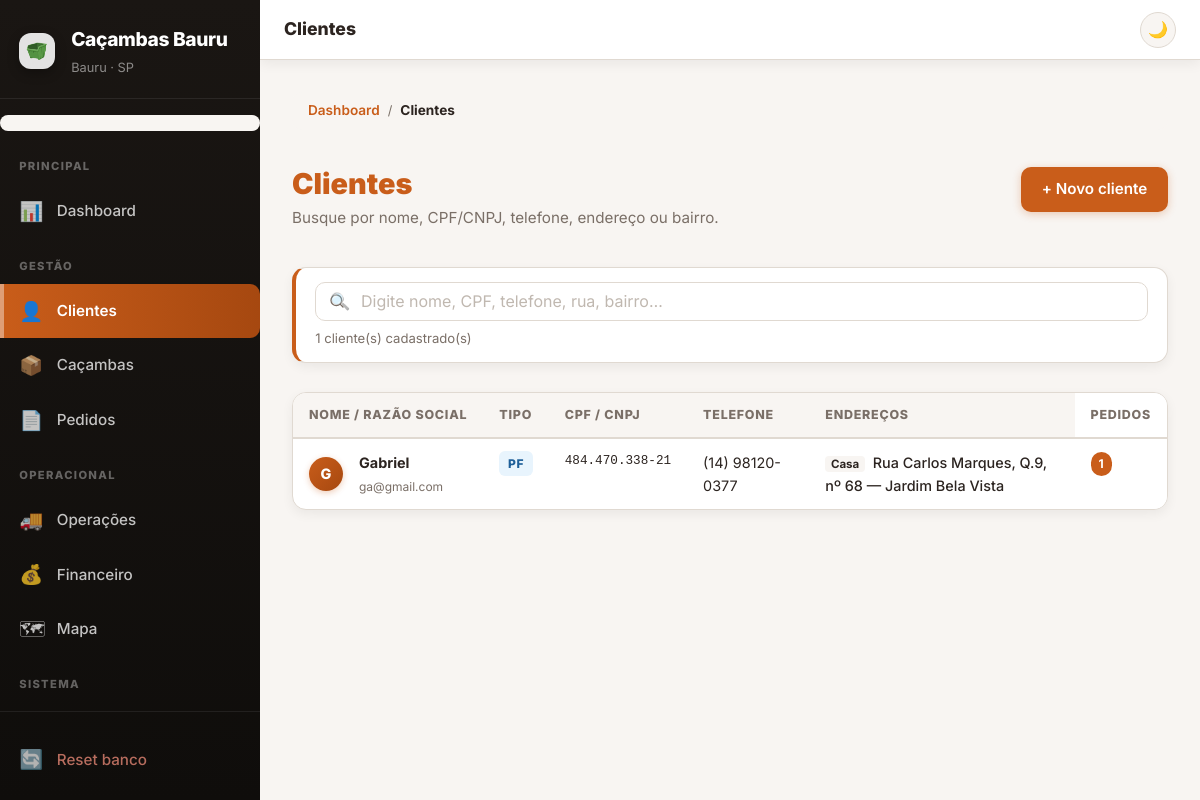
Before: /clientes with the older database file.
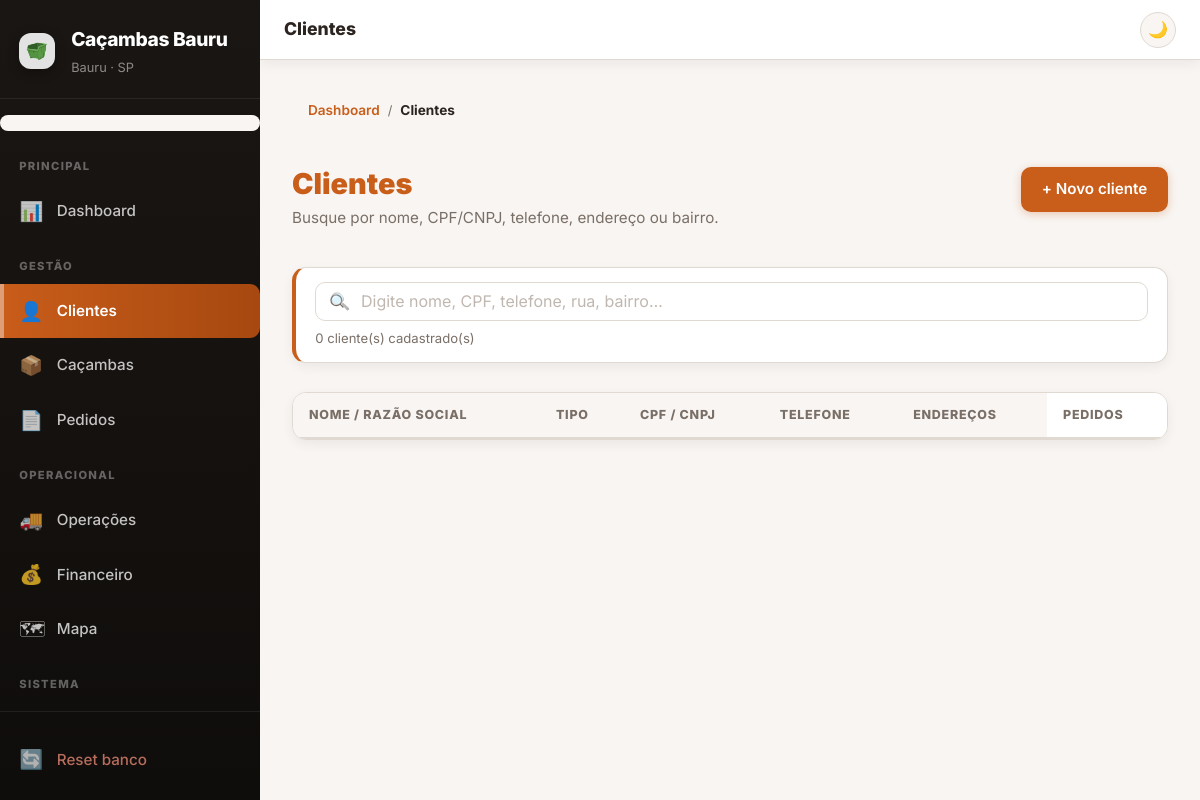
After: the same page with the newer database file.
### tables this page shows
CREATE TABLE clientes (
            id INTEGER PRIMARY KEY AUTOINCREMENT,
            tipo_pessoa TEXT NOT NULL DEFAULT 'pf',
            nome TEXT NOT NULL,
            cpf TEXT NOT NULL DEFAULT '',
            cnpj TEXT NOT NULL DEFAULT '',
            razao_social TEXT NOT NULL DEFAULT '',
            telefone TEXT NOT NULL,
            email TEXT DEFAULT '',
            endereco TEXT DEFAULT '',
            cep TEXT NOT NULL DEFAULT '',
            rua TEXT NOT NULL DEFAULT '',
            numero TEXT NOT NULL DEFAULT '',
            complemento TEXT NOT NULL DEFAULT ''
        );

CREATE TABLE enderecos_cliente (
            id INTEGER PRIMARY KEY AUTOINCREMENT,
            cliente_id INTEGER NOT NULL,
            cep TEXT NOT NULL DEFAULT '',
            rua TEXT NOT NULL DEFAULT '',
            quadra TEXT NOT NULL DEFAULT '',
            numero TEXT NOT NULL DEFAULT '',
            bairro TEXT NOT NULL DEFAULT '',
            complemento TEXT NOT NULL DEFAULT '',
            apelido TEXT NOT NULL DEFAULT '',
            FOREIGN KEY (cliente_id) REFERENCES clientes(id)
        );

### app.py (the view)
@app.route("/clientes")
def clientes():
    busca = request.args.get("busca", "").strip()
    conn = get_conn()
    like = f"%{busca}%"
    import re as _re, unicodedata as _ud
    def _norm(s): return _ud.normalize("NFD", str(s)).encode("ascii","ignore").decode("ascii").lower()
    busca_norm = _norm(busca)
    norm_like = f"%{busca_norm}%"
    busca_quadra = _re.sub(r"(?i)^(quadra\s+|q\.?\s*)", "", busca).strip()
    like_quadra = f"%{busca_quadra}%" if busca_quadra else like
    if busca:
        rows = conn.execute(
            """SELECT id,tipo_pessoa,nome,cpf,cnpj,razao_social,telefone,email,rua,numero
               FROM clientes
               WHERE NORM(nome) LIKE ? OR cpf LIKE ? OR cnpj LIKE ? OR NORM(razao_social) LIKE ?
                  OR NORM(rua) LIKE ? OR telefone LIKE ? OR NORM(email) LIKE ?
               ORDER BY nome""",
            (norm_like, like, like, norm_like, norm_like, like, norm_like),
        ).fetchall()
        ids_end = [r[0] for r in conn.execute(
            """SELECT DISTINCT cliente_id FROM enderecos_cliente
               WHERE NORM(rua) LIKE ? OR NORM(bairro) LIKE ? OR quadra LIKE ? OR NORM(apelido) LIKE ?""",
            (norm_like, norm_like, like_quadra, norm_like),
        ).fetchall()]
        existentes = {r["id"] for r in rows}
        if ids_end:
            placeholders = ','.join('?' for _ in ids_end)
            extras = conn.execute(
                f"SELECT id,tipo_pessoa,nome,cpf,cnpj,razao_social,telefone,email,rua,numero"
                f" FROM clientes WHERE id IN ({placeholders}) ORDER BY nome",
                ids_end,
            ).fetchall()
            rows = list(rows) + [r for r in extras if r["id"] not in existentes]
    else:
        rows = conn.execute(
            "SELECT id,tipo_pessoa,nome,cpf,cnpj,razao_social,telefone,email,rua,numero"
            " FROM clientes ORDER BY nome"
        ).fetchall()
    counts = {r[0]: r[1] for r in conn.execute(
        "SELECT cliente_id, COUNT(*) FROM pedidos GROUP BY cliente_id"
    ).fetchall()}
    all_ids = [r["id"] for r in rows]
    enderecos_map = {}
    if all_ids:
        ph = ','.join('?' for _ in all_ids)
        for e in conn.execute(
            f"SELECT cliente_id,apelido,rua,quadra,numero,bairro FROM enderecos_cliente"
            f" WHERE cliente_id IN ({ph}) ORDER BY id",
            all_ids,
        ).fetchall():
            enderecos_map.setdefault(e["cliente_id"], []).append(dict(e))
    conn.close()
    rows_final = []
    for r in rows:
        d = dict(r)
        ends = enderecos_map.get(r["id"], [])
        ends_txt = ' '.join(
            ' '.join(filter(None, [e.get('rua',''), e.get('quadra',''), e.get('bairro',''), e.get('apelido','')]))
            for e in ends
        )
        d['busca_txt'] = ' '.join(filter(None, [
            r['nome'], r['cpf'] or '', r['cnpj'] or '',
            r['razao_social'] or '', r['telefone'] or '',
            r['email'] or '', r['rua'] or '', r['numero'] or '',
            ends_txt
        ]))
        end_parts = []
        if ends:
            for e in ends:
                p = e.get('rua','')
                if e.get('quadra'): p += ', Q.' + e['quadra']
                if e.get('numero'): p += ', nº ' + e['numero']
                if e.get('bairro'): p += ' — ' + e['bairro']
                lbl = ('[' + e['apelido'] + '] ') if e.get('apelido') else ''
                if p.strip(): end_parts.append(lbl + p)
        elif r['rua']:
            p = r['rua']
            if r['numero']: p += ', nº ' + r['numero']
            end_parts.append(p)
        d['end_full'] = ' | '.join(end_parts)
        rows_final.append(d)
    return render_template("clientes.html", clientes=rows_final, busca=busca,
                           counts=counts, enderecos_map=enderecos_map)

### app.py (called while the page is built)
def _get_config():
    conn = get_conn()
    cfg = {r["chave"]: r["valor"] for r in conn.execute("SELECT chave,valor FROM config").fetchall()}
    conn.close()
    return cfg

def _dias_locacao(config=None):
    if config is None:
        config = _get_config()
    try:
        return max(1, min(int(config.get("dias_locacao","7")), 30))
    except ValueError:
        return 7

def _get_motoristas():
    conn = get_conn()
    rows = [r["nome"] for r in conn.execute("SELECT nome FROM motoristas ORDER BY nome").fetchall()]
    conn.close()
    return rows

### database.py (called while the page is built)
def get_conn():
    conn = sqlite3.connect(DB_PATH)
    conn.row_factory = sqlite3.Row
    conn.create_function("NORM", 1, _norm)
    return conn

### templates/clientes.html (shortened to what this page needs)
{% extends "base.html" %}
{% block topbar_title %}Clientes{% endblock %}
{% block breadcrumbs %}
  <a href="{{ url_for('index') }}">Dashboard</a>
  <span class="separator">/</span>
  <span class="current">Clientes</span>
{% endblock %}
{% block content %}
<section class="page-head">
  <div>
    <h2>Clientes</h2>
    <p>Busque por nome, CPF/CNPJ, telefone, endereço ou bairro.</p>
  </div>
  <div class="actions">
    <a class="btn" href="{{ url_for('cliente_novo') }}">+ Novo cliente</a>
  </div>
</section>
<div class="card busca-card" style="padding:.85rem 1.2rem">
  <div style="position:relative" id="busca-wrap">
    <span style="position:absolute;left:.9rem;top:50%;transform:translateY(-50%);font-size:1.05rem;pointer-events:none;opacity:.45;z-index:1">🔍</span>
    <input type="search" id="busca-live"
           value="{{ busca }}"
           placeholder="Digite nome, CPF, telefone, rua, bairro…"
           autocomplete="off"
           class="busca-input"
           style="width:100%;padding-left:2.8rem;font-size:1rem">
  </div>
  <div id="busca-status" style="font-size:.82rem;color:var(--muted);margin-top:.4rem;min-height:1.1em"></div>
</div>
<div class="card table-wrap">
  <table class="tabela-dados">
    <thead>
      <tr>
        <th>Nome / Razão Social</th>
        <th>Tipo</th>
        <th>CPF / CNPJ</th>
        <th>Telefone</th>
        <th>Endereços</th>
        <th>Pedidos</th>
      </tr>
    </thead>
    <tbody id="tbody">
      {% for c in clientes %}
      <tr class="linha-clicavel" id="row-{{ c.id }}"
          onclick="location.href='{{ url_for('cliente_detalhe', cid=c.id) }}'">
        <td>
          <div style="display:flex;align-items:center;gap:.5rem">
            <span class="cliente-avatar">{{ c.nome[0]|upper }}</span>
            <div>
              <strong class="campo-nome" id="nome-{{ c.id }}">{{ c.nome }}</strong>
              {% if c.email %}<br><small class="muted">{{ c.email }}</small>{% endif %}
            </div>
          </div>
        </td>
        <td><span class="badge-tipo {% if c.tipo_pessoa == 'pj' %}badge-pj{% else %}badge-pf{% endif %}">
          {{ 'PJ' if c.tipo_pessoa == 'pj' else 'PF' }}</span></td>
        <td class="mono">
          {% if c.tipo_pessoa == 'pj' and c.cnpj and c.cnpj|length == 14 %}
            {{ c.cnpj[0:2] }}.{{ c.cnpj[2:5] }}.{{ c.cnpj[5:8] }}/{{ c.cnpj[8:12] }}-{{ c.cnpj[12:14] }}
          {% elif c.cpf and c.cpf|length == 11 %}
            {{ c.cpf[0:3] }}.{{ c.cpf[3:6] }}.{{ c.cpf[6:9] }}-{{ c.cpf[9:11] }}
          {% else %}{{ c.cpf or c.cnpj or '—' }}{% endif %}
        </td>
        <td>{{ c.telefone or '—' }}</td>
        <td>
          {% set ends = enderecos_map.get(c.id, []) %}
          {% if ends %}
            {% set e0 = ends[0] %}
            <div style="font-weight:500">
              {% if e0.apelido %}<em style="font-style:normal;background:var(--surface-soft);border-radius:4px;padding:.05rem .35rem;font-size:.72rem;font-weight:700;margin-right:.25rem">{{ e0.apelido }}</em>{% endif %}
              {{ e0.rua }}{% if e0.quadra %}, Q.{{ e0.quadra }}{% endif %}{% if e0.numero %}, nº {{ e0.numero }}{% endif %}{% if e0.bairro %} — {{ e0.bairro }}{% endif %}
            </div>
          {% elif c.rua %}
            <div>{{ c.rua }}{% if c.numero %}, nº {{ c.numero }}{% endif %}</div>
          {% else %}
            <span class="muted">—</span>
          {% endif %}
        </td>
        <td>
          {% set n = counts.get(c.id, 0) %}
          {% if n %}<span class="badge-count">{{ n }}</span>{% else %}<span class="muted">0</span>{% endif %}
        </td>
      </tr>
      {% endfor %}
    </tbody>
  </table>
</div>
{% endblock %}

### templates/base.html (shortened to what this page needs)
<!DOCTYPE html>
<html lang="pt-BR">
<head>
  <link rel="stylesheet" href="{{ url_for('static', filename='estilo.css') }}">
</head>
<body class="{% block body_class %}{% endblock %}" data-pre-cliente-id="{{ pre_cliente_id or '' }}">
  <aside class="sidebar" id="sidebar">
    <div class="sidebar-brand">
      <img src="{{ url_for('static', filename='images/icone-cacamba.png') }}" width="36" height="36" alt="Logo">
      <div>
        <span class="brand-name">{{ empresa_nome or 'Caçambas' }}</span>
        <span class="brand-sub">{{ empresa_fone or 'Bauru · SP' }}</span>
      </div>
    </div>
    <nav class="sidebar-nav">
  <div class="breadcrumbs" id="breadcrumbs"></div>
      <span class="nav-section">Principal</span>
      <a href="{{ url_for('index') }}" class="nav-item {% if request.endpoint == 'index' %}active{% endif %}">
        <span class="nav-icon">📊</span><span class="nav-label">Dashboard</span>
      </a>
      <span class="nav-section">Gestão</span>
      <a href="{{ url_for('clientes') }}" class="nav-item {% if request.endpoint in ['clientes','cliente_novo','cliente_detalhe','cliente_editar'] %}active{% endif %}">
        <span class="nav-icon">👤</span><span class="nav-label">Clientes</span>
      </a>
      <a href="{{ url_for('cacambas') }}" class="nav-item {% if request.endpoint in ['cacambas','cacamba_nova'] %}active{% endif %}">
        <span class="nav-icon">📦</span><span class="nav-label">Caçambas</span>
      </a>
      <a href="{{ url_for('pedidos') }}" class="nav-item {% if request.endpoint in ['pedidos','pedido_novo'] %}active{% endif %}">
        <span class="nav-icon">📄</span><span class="nav-label">Pedidos</span>
      </a>
      <span class="nav-section">Operacional</span>
      <a href="{{ url_for('operacoes') }}" class="nav-item {% if request.endpoint == 'operacoes' %}active{% endif %}">
        <span class="nav-icon">🚚</span><span class="nav-label">Operações</span>
      </a>
      <a href="{{ url_for('financeiro') }}" class="nav-item {% if request.endpoint == 'financeiro' %}active{% endif %}">
        <span class="nav-icon">💰</span><span class="nav-label">Financeiro</span>
      </a>
      <a href="{{ url_for('mapa') }}" class="nav-item {% if request.endpoint == 'mapa' %}active{% endif %}">
        <span class="nav-icon">🗺</span><span class="nav-label">Mapa</span>
      </a>
      <span class="nav-section">Sistema</span>
      <a href="{{ url_for('configuracoes') }}" class="nav-item {% if request.endpoint == 'configuracoes' %}active{% endif %}">
      </a>
    </nav>
    <div class="sidebar-footer">
      <a href="{{ url_for('reset_banco') }}" class="nav-item nav-item-danger"
         onclick="return confirm('Resetar TODOS os dados?')">
        <span class="nav-icon">🔄</span><span class="nav-label">Reset banco</span>
      </a>
    </div>
  </aside>
  <div class="layout-main">
     <header class="topbar">
       <span class="topbar-title">{% block topbar_title %}{% block title2 %}{% endblock %}{% endblock %}</span>
       <div class="topbar-actions">
         <button class="btn btn-sm" id="theme-toggle" aria-label="Alternar tema" title="Alternar tema">
           <span id="theme-icon">🌙</span>
         </button>
       </div>
     </header>
    <main class="{% block main_class %}main-shell{% endblock %}">
      <nav class="breadcrumbs" aria-label="Breadcrumb">
        {% block breadcrumbs %}{% endblock %}
      </nav>
      {% block content %}{% endblock %}
    </main>
  </div>
</body>
</html>

Changed rows visible on the page:
removed clientes: nome "G", nome "Gabriel", email "ga@gmail.com", tipo_pessoa "PF", cpf "484", cpf "470", cpf "338", cpf "21", telefone "(14) 98120-0377", id "1"
removed enderecos_cliente: apelido "Casa", rua "Rua Carlos Marques", quadra "9", numero "68", bairro "Jardim Bela Vista"
Other visible differences:
text written by a page script: "1 cliente(s) cadastrado(s)" → "0 cliente(s) cadastrado(s)"
